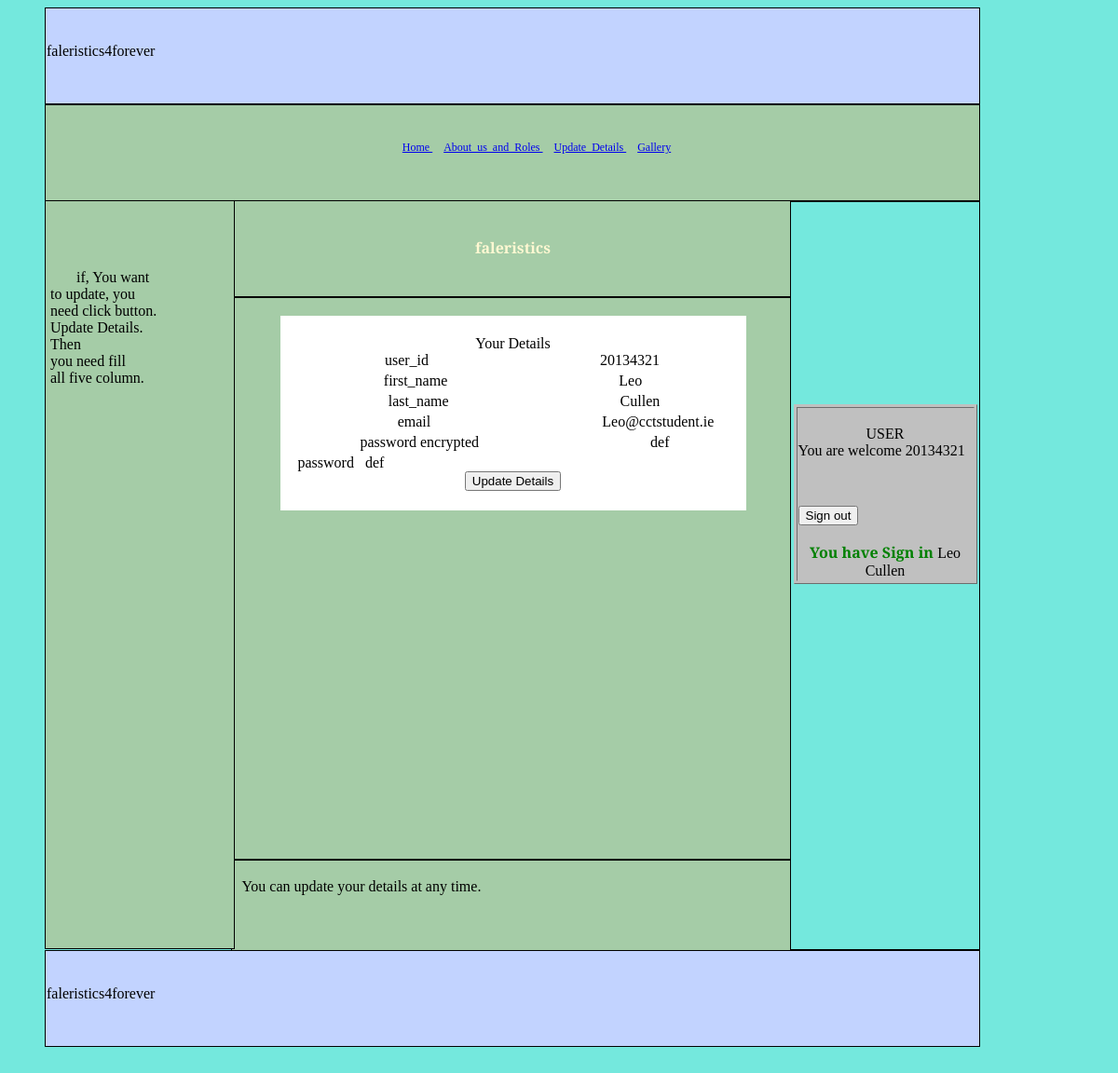
Page /Update_Details.php (signed in) on the committed database.
### tables this page shows
CREATE TABLE `Students` (
  `student_id` varchar(10) NOT NULL,
  `first_name` varchar(50) NOT NULL,
  `last_name` varchar(50) NOT NULL,
  `email` varchar(100) NOT NULL,
  `password` varchar(500) NOT NULL,
  `admin` tinyint(4) NOT NULL
);

### Update_Details.php (the view, shortened to what this page needs)
<!DOCTYPE html>
<html>
	<head>
    </head>
			<body bgcolor="#74E8DD">
						<div id="header" style="border-style: solid; border-width: 1px; padding-left: 1px; padding-right:
						1px; padding-top: 1px; padding-bottom: 1px"><br>
	&nbsp;&nbsp; <marquee> faleristics4forever </marquee><br>
						</div>
<div id="horizontal_menu" style="border-style: solid; border-width: 1px; padding-left: 1px; padding-right: 1px;
 padding-top: 1px; padding-bottom: 1px">
				<nav>
				<br>
				<div align="center">
					<ul>
						&nbsp;&nbsp; <li class="s"><a href="index.php"><font style="font-size:12px"> Home </font></a></li>
						&nbsp;&nbsp; <li class="s"><a href="About_us_and_Roles.php">
						<font style="font-size:12px"> About_us_and_Roles </font></a></li>
						<?php
					if(isset($_SESSION["lg"])  &&  $_SESSION["fg"]=="0"){
						echo '
					    &nbsp;&nbsp;  <li class="s"><a href="Update_Details.php">
						<font style="font-size:12px"> Update_Details </font></a></li>
						&nbsp;&nbsp;  <li class="s"><a href="Gallery.php">
						<font style="font-size:12px"> Gallery </font></a></li>
						';
						}
					?>
					</ul>
					</div>
	</nav>
			</div>
			<div id="side_bar_1" style="border-style: solid; border-width: 1px; padding-left: 1px;
			padding-right: 1px; padding-top: 1px; padding-bottom: 1px">
			<br><br><br><br>
			&nbsp;&nbsp; <font style="font-size: 12pt">
			&nbsp;&nbsp;&nbsp;&nbsp;&nbsp;if, You want <br>&nbsp;to update, you&nbsp;
			<br>&nbsp;need click button. <br>&nbsp;Update Details.&nbsp;
			<br>&nbsp;Then <br>
			&nbsp;you need fill <br>&nbsp;all five column. </font> <br>
			</div>
			<div id="Bofore_Content" style="border-style: solid; border-width: 1px; padding-left: 1px;
			padding-right: 1px; padding-top: 1px; padding-bottom: 1px">
							<p align="center"><b><font color ="#FFF8D2"><br> faleristics
				</font></b></p></div>
				<div id="section" style="border-style: solid; border-width: 1px; padding-left: 1px;
				padding-right: 1px; padding-top: 1px; padding-bottom: 1px">
				<br>
<table width="500" height="100" bgcolor="#FFFFFF" style="border-color: #C0C0C0" align="center">
<tr><td>
<form method="POST" action="Update_Details.php">
<?php
if(isset($_SESSION["lg"]) || isset($_SESSION["lj"]) || isset($_SESSION["fg"]))
{
	try{
		$dbConnection = new
PDO('mysql:dbname='.DB_DATABASE.';host='.DB_HOST.';charset=utf8', DB_USER, DB_PASSWORD);
		$dbConnection->setAttribute(PDO::ATTR_EMULATE_PREPARES, false);
		$dbConnection->setAttribute(PDO::ATTR_ERRMODE, PDO::ERRMODE_EXCEPTION);
	} catch (PDOException $e) {echo 'Connection failed: ' . $e->getMessage();}
$ddd=$_SESSION["lj"];
		{$sqlj = "SELECT * FROM Students WHERE student_id = '$ddd'";}
$items = $dbConnection->prepare("$sqlj");
$items->execute();
$rowg[0]="&nbsp;&nbsp;&nbsp;&nbsp;&nbsp;user_id";
$rowg[1]="first_name";
$rowg[2]="&nbsp;&nbsp;&nbsp;&nbsp;&nbsp;&nbsp;last_name";
$rowg[3]="&nbsp;&nbsp;&nbsp;&nbsp;&nbsp;&nbsp;&nbsp;&nbsp;&nbsp;&nbsp;&nbsp;&nbsp;&nbsp;&nbsp;
&nbsp;&nbsp;&nbsp;&nbsp;&nbsp;&nbsp;&nbsp;&nbsp;email";
$rowg[4]="&nbsp;password encrypted";
$rowg[5]="admin";
echo '<br>';
echo '<div align="center"><font color ="black" style="font-size: 12pt"> Your Details </div>';
foreach ($items as $row)
{
for($u=0; $u<5; $u++)
{
echo '<div align="center"><font color ="black" style="font-size: 12pt">' .$rowg[$u].
"&nbsp;&nbsp;&nbsp;&nbsp;&nbsp;&nbsp;&nbsp;&nbsp;&nbsp;&nbsp;&nbsp;&nbsp;&nbsp;&nbsp;
&nbsp;&nbsp;&nbsp;&nbsp;&nbsp;&nbsp;&nbsp;&nbsp;&nbsp;&nbsp;&nbsp;&nbsp;&nbsp;&nbsp;&nbsp;&nbsp;&nbsp;&nbsp;&nbsp;&nbsp;&nbsp;&nbsp;
&nbsp;&nbsp;&nbsp;&nbsp;&nbsp;&nbsp;&nbsp;&nbsp;"
 .$row[$u]."</font></div></td></tr><tr><td>";
}
}
echo "&nbsp;&nbsp;&nbsp;&nbsp;password &nbsp;&nbsp;".$_SESSION["lgr"];
echo '<br>';
if (!isset($_SESSION["lghj"]) || $_SESSION["lghj"]!="Update_Details"){
echo '<div align="center"><form method="POST" action="Update_Details.php">
<input type="submit" name="Update Details" value="Update Details"></input>
</form></div><br>';
}
}
?>
</td></tr>
</table>
			</div>
	   <div id="After_Content" style="border-style: solid; border-width: 1px; padding-left: 1px; padding-right: 1px;
	   padding-top: 1px; padding-bottom: 1px">
	   		<br>
			&nbsp;<font style="font-size: 12pt"> You can update your details at any time. </font>
	   </div>
        <div id="side_bar_2" style="border-style: solid; border-width: 1px; padding-left: 1px; padding-right: 1px;
		padding-top: 1px; padding-bottom: 1px">
		<br><br><br><br><br><br><br><br><br><br><br><br>
		<table width="197" height="150" border="1" bgcolor="#C0C0C0" style="border-color: #C0C0C0" align="center">
		<tr> <td>
		<br>
		<form method="POST" action="Update_Details.php">
<?php
if(isset($_SESSION["lg"]) && isset($_SESSION["lj"]))
{
echo '<div align="center">
<font color green style="font-size:12pt">';if($_SESSION["fg"]=="1"){echo "Admin <br>";}else{echo "USER <br>";}
echo "</font></div>";
echo "You are welcome ";
echo $_SESSION["lj"]. " <br> ";
}
?>
<p>&nbsp;</p>
</form>
<?php
if(isset($_SESSION["lg"]))
{
echo
'<form method="POST" action="index.php">
<input type="submit" name="Sign out" value="Sign out"></input>
</form>';
}
?>
<br>
<?php
function You_have_Sign_in(){
echo '<b><font color ="green"> You have Sign in </font></b>';
}
if(isset($_SESSION["lg"]))
{
 echo '<div align="center">';
 You_have_Sign_in();
 echo $_SESSION["lg"]. " <br> ";
}
		?>
</td></tr>
</table>
		</div>
						<div id="footer" style="border-style: solid; border-width: 1px; padding-left: 1px; padding-right:
						1px; padding-top: 1px; padding-bottom: 1px"><br>
	&nbsp;&nbsp; <marquee> faleristics4forever </marquee><br>
						</div>
			<br><br>
			</body>
</html>

### Update_Details.php (style rules this page uses)
#header { background-color : #C2D3FF;  border:1px solid red; width:1000px; height:100px; color:black;  text-align:center; margin-left: 40px; margin-right:40px; }
#horizontal_menu { background-color : #A5CCA7;  border:1px solid red; width:1000px; height:100px; color:black;  text-align:center; margin-left: 40px; margin-right:40px; }
#side_bar_1 { background-color : #A5CCA7;  border:1px solid red; width:200px; height:800px; color:black;  text-align:center; float:left; margin-top: -1px; margin-left: 40px; }
#Bofore_Content { background-color : #A5CCA7;  border:1px solid red; width:599px; height:100px; color:black;  text-align:center; margin-left: 240px; margin-top: -1px; float:center; }
li.s { display: inline; }
#section { background-color : #A5CCA7;  border:1px solid red; width:599px; height:600px; color:black;  float:center; margin-left: 240px; margin-right:139px; }
#side_bar_2 { background-color : #74E8DD;  border:1px solid red; width:200px; height:800px; color:black;  text-align:center float:right; margin-left: 840px; margin-top: -811px; margin-right:39px; }
#After_Content { background-color : #A5CCA7;  border:1px solid red; width:599px; height:100px; color:black;  text-align:center; margin-left: 240px; float:center; }
#footer { background-color : #C2D3FF;  border:1px solid red; width:1000px; height:100px; color:black;  text-align:center; margin-left: 40px; margin-right:40px; }
body { font-family: 'Alegreya SC'; }

### rows in the picture
students: u "user_id", student_id "20134321", u "first_name", first_name "Leo", u "last_name", last_name "Cullen", u "email", email "Leo@cctstudent.ie", u "password encrypted", password "def"

### other values in the picture
$_SESSION["lgr"] "def"
$_SESSION["lj"] "20134321"
$_SESSION["lg"] "Leo Cullen"
